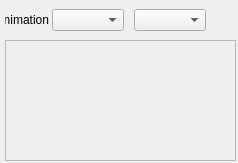
<?xml version="1.0" encoding="UTF-8"?>
<ui version="4.0">
 <class>EffectDock</class>
 <widget class="QDockWidget" name="EffectDock">
  <property name="geometry">
   <rect>
    <x>0</x>
    <y>0</y>
    <width>238</width>
    <height>163</height>
   </rect>
  </property>
  <property name="minimumSize">
   <size>
    <width>0</width>
    <height>0</height>
   </size>
  </property>
  <property name="acceptDrops">
   <bool>false</bool>
  </property>
  <property name="windowTitle">
   <string>Effect</string>
  </property>
  <widget class="QWidget" name="dockWidgetContents">
   <layout class="QVBoxLayout" name="verticalLayout">
    <property name="spacing">
     <number>5</number>
    </property>
    <property name="leftMargin">
     <number>5</number>
    </property>
    <property name="topMargin">
     <number>5</number>
    </property>
    <property name="rightMargin">
     <number>2</number>
    </property>
    <property name="bottomMargin">
     <number>2</number>
    </property>
    <item>
     <layout class="QHBoxLayout" name="horizontalLayout_2">
      <property name="spacing">
       <number>10</number>
      </property>
      <item>
       <layout class="QHBoxLayout" name="horizontalLayout">
        <property name="spacing">
         <number>3</number>
        </property>
        <item>
         <widget class="QLabel" name="label">
          <property name="sizePolicy">
           <sizepolicy hsizetype="Fixed" vsizetype="Fixed">
            <horstretch>0</horstretch>
            <verstretch>0</verstretch>
           </sizepolicy>
          </property>
          <property name="minimumSize">
           <size>
            <width>30</width>
            <height>30</height>
           </size>
          </property>
          <property name="toolTip">
           <string>提示：左边下拉列表选择动画特效，右边下拉列表选择图片。</string>
          </property>
          <property name="text">
           <string>Animation</string>
          </property>
          <property name="textFormat">
           <enum>Qt::AutoText</enum>
          </property>
          <property name="alignment">
           <set>Qt::AlignRight|Qt::AlignTrailing|Qt::AlignVCenter</set>
          </property>
          <property name="wordWrap">
           <bool>false</bool>
          </property>
          <property name="indent">
           <number>-1</number>
          </property>
          <property name="openExternalLinks">
           <bool>false</bool>
          </property>
         </widget>
        </item>
        <item>
         <widget class="QComboBox" name="comboBox">
          <property name="toolTip">
           <string>Effects</string>
          </property>
         </widget>
        </item>
       </layout>
      </item>
      <item>
       <widget class="QComboBox" name="comboBox_2">
        <property name="toolTip">
         <string>Images</string>
        </property>
       </widget>
      </item>
      <item>
       <spacer name="horizontalSpacer">
        <property name="orientation">
         <enum>Qt::Horizontal</enum>
        </property>
        <property name="sizeHint" stdset="0">
         <size>
          <width>40</width>
          <height>20</height>
         </size>
        </property>
       </spacer>
      </item>
     </layout>
    </item>
    <item>
     <widget class="QScrollArea" name="scrollArea">
      <property name="widgetResizable">
       <bool>true</bool>
      </property>
      <widget class="QWidget" name="scrollAreaWidgetContents">
       <property name="geometry">
        <rect>
         <x>0</x>
         <y>0</y>
         <width>229</width>
         <height>85</height>
        </rect>
       </property>
       <layout class="QVBoxLayout" name="verticalLayout_2">
        <property name="spacing">
         <number>5</number>
        </property>
        <property name="leftMargin">
         <number>5</number>
        </property>
        <property name="topMargin">
         <number>0</number>
        </property>
        <property name="rightMargin">
         <number>0</number>
        </property>
        <property name="bottomMargin">
         <number>0</number>
        </property>
       </layout>
      </widget>
     </widget>
    </item>
   </layout>
  </widget>
  <action name="actionAddToTimeline">
   <property name="text">
    <string>Add to timeline</string>
   </property>
   <property name="toolTip">
    <string>Add to timeline</string>
   </property>
  </action>
 </widget>
 <resources/>
 <connections/>
</ui>
